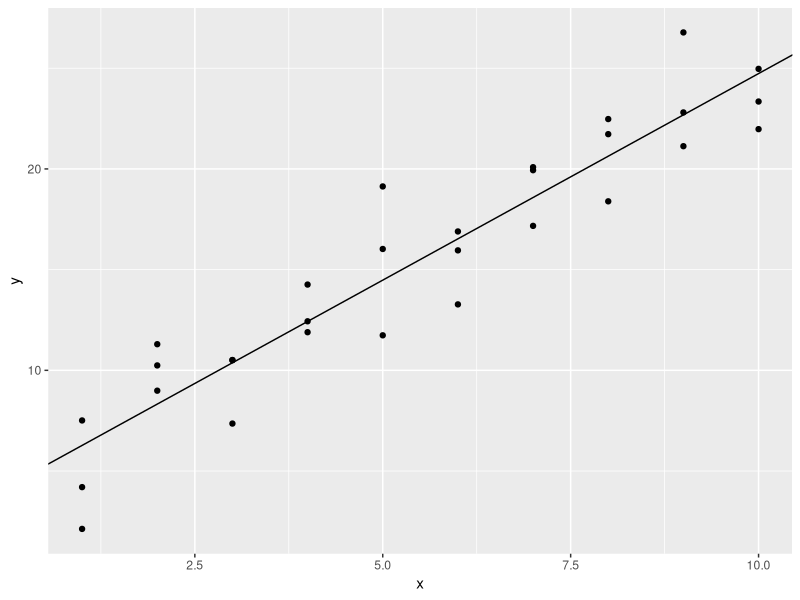

The R script that drew this image:
library(modelr)
library(tidyverse)

sim1
model_lm <- lm(y ~x, data = sim1)
coef <- coef(model_lm)
coef

ggplot(sim1, aes(x, y))+
  geom_point() + 
  geom_abline(intercept = coef[1],
              slope = coef[2])